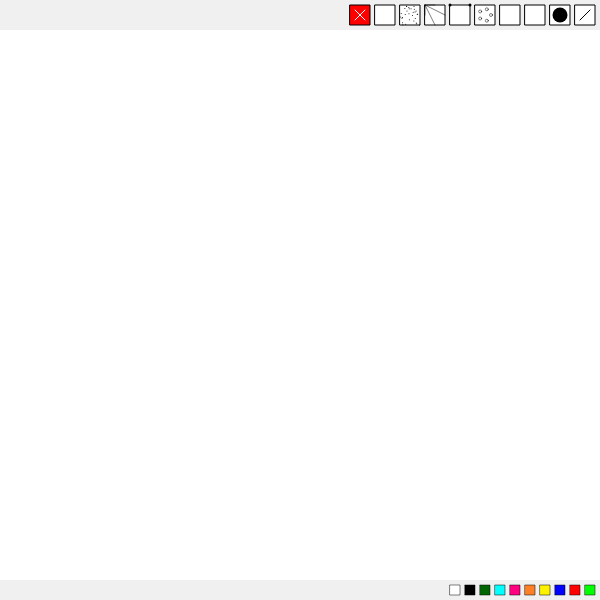
Frame 1 (no input)
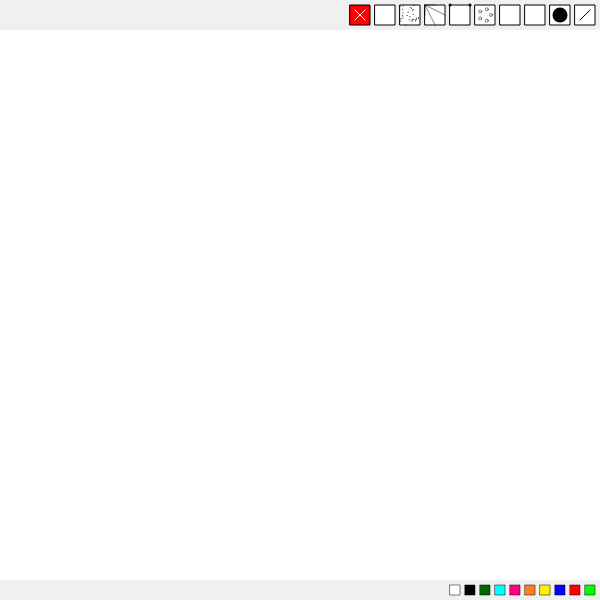
Frame 60 (no input)
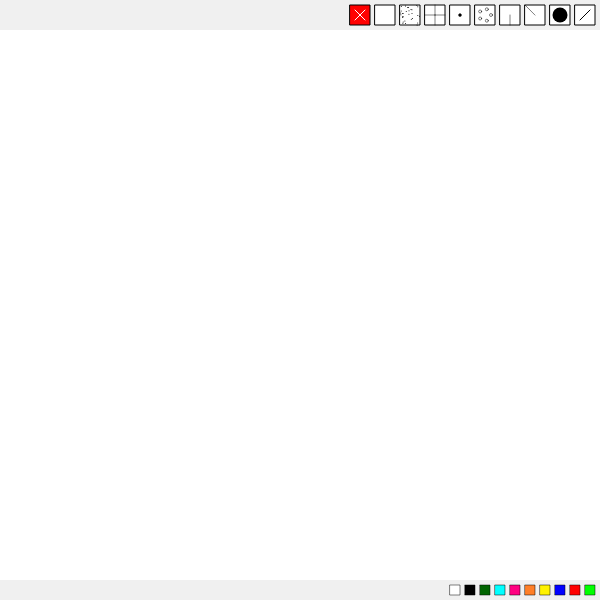
Frame 120 (the mouse pressed at the canvas centre since frame 60)

The p5.js sketch that drew these frames (run headless with seeded random() and noise() and a simulated clock; from frame 60 on, the mouse is pressed at the canvas centre):

// p5.js sketch
// ── sketch.js
//Tamaño herramientas
var d=15;

var herramientaElegida;
//Dimensiones botones herramientas
var wHerramienta;
var hHerramienta;
//Alto de la barra de herramientas
var hBarraHerramientas;
//Alto de la barra de color
var hBarraColor;

//Dimensiones botones colores
var wColor;
var hColor;

//Herramienta a usar
var herramienta=0;
//Cantidad herramientas
var herramientas=10;

//Lista de colores
var colores=[];

//Variable valor color elegido (0 si no se ha elegido color, 1 si se ha elegido color)
var colorEl=0;
//Color de stroke
var colStroke;
//Color de fill
var col;

//Colores
var verde;
var rojo;
var azul;
var amarillo;
var naranja;
var rosado;
var celeste;
var verdeOsc;
var negro;
var blanco;

//Ángulo de la herramienta de vertices de pentágono
var angulo=0;

function setup() 
{ 
  createCanvas(600, 600);
  background(255);
  
  //Inicialización de variables
  wHerramienta=20;
  hHerramienta=20;
  
  hBarraHerramientas=hHerramienta+10;
  
  wColor=10;
  hColor=10;
  
  hBarraColor=hColor+10;

  yColor=height-hColor-5;
  
  col=color(255, 255, 255); 
  colStroke=color(255, 255, 255);
  
  verde=color(0, 255, 0);
  rojo=color(255, 0, 0);
  azul=color(0, 0, 255);
  amarillo=color(255, 242, 0);
  naranja=color(255, 127, 39);
  rosado=color(255, 0, 128);
  celeste=color(0, 255, 255);
  verdeOsc=color(0, 100, 0);
  negro=color(0, 0, 0);
  blanco=color(255, 255, 255);
  
  colores[0]=verde;
  colores[1]=rojo;
  colores[2]=azul;
  colores[3]=amarillo;
  colores[4]=naranja;
  colores[5]=rosado;
  colores[6]=celeste;
  colores[7]=verdeOsc;
  colores[8]=negro;
  colores[9]=blanco;
} 

function draw() 
{ 
  //Selecciona la herramienta
  if(0<=mouseX && mouseX<=width && 0<=mouseY && mouseY<=hBarraHerramientas && mouseIsPressed)
  {
    herramientaElegida=false;
    for(var i=0; i<herramientas && !herramientaElegida; i++)
    {
      x=width-(i+1)*(wHerramienta+5);
      
      if(x<=mouseX && mouseX<=x+wHerramienta && 5<=mouseY && mouseY<=5+hHerramienta)
      {      
        herramienta=i+1;
        herramientaElegida=true;
      }
      
      //Borra
      if(herramienta==10)
      {
        background(255);
        colorEl=0;
        col=blanco;
        colStroke=blanco;
      }
    }
  }
  
  //Selecciona el color
  if(0<=mouseX && mouseX<=width && height-hBarraColor<mouseY && mouseY<=height && mouseIsPressed)
  {
    colorElegido=false;
    for(var i=0; i<colores.length && !colorElegido; i++)
    {
      x=width-(i+1)*(wColor+5);
      
      if(x<=mouseX && mouseX<=x+wColor && yColor<=mouseY && mouseY<=yColor+hColor)
      {
        colStroke=colores[i];
        col=colores[i];
        colorElegido=true;
        colorEl=1;
      }
    }
  }
  
  //Dibuja según la herramienta escogida
  if(0<=mouseX && mouseX<=width && hBarraHerramientas<mouseY && mouseY<=height-hBarraColor && mouseIsPressed)
  {     
    //Línea
    if(herramienta==1)
    {
      push();
      stroke(colStroke);
      strokeWeight(1);
      line(mouseX-5, mouseY+5, mouseX+5, mouseY-5);
      pop();
    }
    
    //Círculo
    else if(herramienta==2)
    {
      push();
      noStroke();
      fill(red(col), green(col), blue(col), 50);
      ellipse(mouseX, mouseY, d, d);
      pop();
    }
    
    //Línea esquina-mouse
    else if(herramienta==3)
    {
      push();
      strokeWeight(0.1);
      stroke(colStroke);
      fill(col);
      line(0, hHerramienta+10, mouseX, mouseY);
      pop();
    }
    
    //Línea vertical mouse
    else if(herramienta==4)
    {
      push();
      strokeWeight(0.2);
      stroke(colStroke);
      h=constrain(map(mouseX, 0, width, 0, height-hBarraHerramientas-hBarraColor), 0, height-hBarraHerramientas-hBarraColor);
      line(mouseX, height-hBarraColor, mouseX, height-hBarraColor-h); 
      pop();
    }
    
    //Círculos vértices pentágono
    else if(herramienta==5)
    {
      push();
      strokeWeight(2);
      stroke(colStroke);
      translate(mouseX, mouseY)
      for(var i=0; i<5; i++)
      {
        r=30;
        ellipse(r*cos(angulo+i*TWO_PI/5), r*sin(angulo+i*TWO_PI/5), d/4, d/4);
      }
      pop();
      
      if(keyIsDown(LEFT_ARROW))
      {
        angulo-=0.05;
      }
      
      if(keyIsDown(RIGHT_ARROW))
      {
        angulo+=0.051;
      }
    }
    
    //Dibujo simétrico
    else if(herramienta==6)
    {
      push();
      noStroke();
      fill(red(col), green(col), blue(col), 80);
      ellipse(mouseX, mouseY, d/2, d/2);
      ellipse(width-mouseX, mouseY, d/2, d/2);
      pop();
    }
    
    //Líneas mitades-mouse
    else if(herramienta==7)
    {
      push();
      strokeWeight(map(d, 0, 2*width/3, 0.01, 3));
      stroke(colStroke);
      line(0, hBarraHerramientas+(height-hBarraColor-hBarraHerramientas)/2, mouseX, mouseY);
      line(width, hBarraHerramientas+(height-hBarraColor-hBarraHerramientas)/2, mouseX, mouseY);
      line(width/2, hBarraHerramientas, mouseX, mouseY);
      line(width/2, height-hBarraColor, mouseX, mouseY);
      pop();
    }
    
    //Spray
    else if(herramienta==8)
    {
      push();
      stroke(colStroke);
      fill(col);
      
      for(var i=0; i<d/4; i++)
      {
        point(mouseX+random(-d/2, d/2), mouseY+random(-d/2, d/2));
      }
      pop();
    }
    
    //Letras
    else if(herramienta==9)
    {
      push();
      stroke(colStroke);
      fill(col);
      textSize(d);
      text(key, mouseX, mouseY);
      pop();
    }
  }
  
  //Cambia el tamaño de la herramienta a usar
  if(keyIsDown(UP_ARROW))
  {
    d=constrain(d+0.5, 0, 2*width/3);
  }
      
  if(keyIsDown(DOWN_ARROW))
  {
    d=constrain(d-0.5, 0, 2*width/3);
  }
  
  //Cambia el ángulo de la herramienta 5
  if(keyIsDown(LEFT_ARROW))
  {
    angulo-=0.05;
  }
      
  if(keyIsDown(RIGHT_ARROW))
  {
    angulo+=0.051;
  }
  
  //Barra gris herramientas
  push();
  noStroke();
  fill(240);
  rect(0, 0, width, hBarraHerramientas);
  pop();
  
  //Botones herramientas
  
  //Boton línea
  push();
  x=width-(wHerramienta+5);
  rect(x, 5, wHerramienta, hHerramienta);
  x=width-(hHerramienta/2+5)
  line(x-5, 5+hHerramienta/2+5, x+5, hHerramienta/2);
  pop();
  
  //Botón círculo
  push();
  x=width-2*(wHerramienta+5);
  rect(x, 5, wHerramienta, hHerramienta); 
  x=width-2*(wHerramienta+5)+wHerramienta/2;
  noStroke();
  fill(0);
  ellipse(x, 5+hHerramienta/2, 15, 15);
  pop();
  
  //Botón línea esquina-mouse
  push();
  x=width-3*(wHerramienta+5);
  rect(x, 5, wHerramienta, hHerramienta);
  strokeWeight(0.5);
  stroke(0);
  mx=constrain(map(mouseX, 0, width, x, x+wHerramienta), x, x+wHerramienta);
  my=constrain(map(mouseY+5, 5, height, 5, 5+hHerramienta), 5, 5+hHerramienta);
  line(x, 5, mx, my);
  pop();
  
  //Botón línea vertical mouse
  push();
  h=constrain(map(mouseX, 0, width, 0, hHerramienta), 0, hHerramienta);     
  x=width-4*(wHerramienta+5);
  rect(x, 5, wHerramienta, hHerramienta);
  x1=constrain(map(mouseX, 0, width, x, x+wHerramienta), x, x+wHerramienta);
  strokeWeight(0.5);
  line(x1, hHerramienta+5, x1, hHerramienta+5-h);
  pop();
  
  //Botón circulos pentágono
  push();
  x=width-5*(wHerramienta+5);
  rect(x, 5, wHerramienta, hHerramienta); 
  r=6;
  translate(x+wHerramienta/2, 5+hHerramienta/2);
  strokeWeight(0.5);
  for(var i=0; i<5; i++)
  {
    ellipse(r*cos(angulo+i*TWO_PI/5), r*sin(angulo+i*TWO_PI/5), 3, 3);
  }
  pop();
  
  //Botón dibujo simétrico
  push();
  x=width-6*(wHerramienta+5);
  rect(x, 5, wHerramienta, hHerramienta);
  strokeWeight(0.5);
  x1=constrain(map(mouseX, 0, width, 0, wHerramienta), 0, wHerramienta);
  y=constrain(map(mouseY, 0, height, 5, 5+hHerramienta), 5, 5+hHerramienta);
  noStroke();
  fill(0);
  ellipse(x+x1, y, 3, 3);
  ellipse(x+wHerramienta-x1, y, 3, 3);
  pop();
  
  //Botón 4 lineas medias
  push();
  x=width-7*(wHerramienta+5);
  rect(x, 5, wHerramienta, hHerramienta);
  x1=constrain(map(mouseX, 0, width, x, x+wHerramienta), x,x+wHerramienta);
  y1=constrain(map(mouseY, 0, height, 5, 5+hHerramienta), 5, 5+hHerramienta);
  strokeWeight(0.5);
  line(x, 5+hHerramienta/2, x1, y1);
  line(x+wHerramienta, 5+hHerramienta/2, x1, y1);
  line(x+wHerramienta/2, 5, x1, y1);
  line(x+wHerramienta/2, 5+hHerramienta, x1, y1);
  pop();
  
  //Botón spray
  push();
  x=width-8*(wHerramienta+5);
  rect(x, 5, wHerramienta, hHerramienta);
  
  for(var i=0; i<30; i++)
  {
    point(x+wHerramienta/2+random(-wHerramienta/2, wHerramienta/2), 5+hHerramienta/2+random(-wHerramienta/2, wHerramienta/2));
  }
  pop();
  
  //Botón letras
  push();
  x=width-9*(wHerramienta+5);
  rect(x, 5, wHerramienta, hHerramienta);
  text(key, x+6, wHerramienta); 
  pop();
  
  //Botón borrar
  push();
  x=width-10*(wHerramienta+5);
  fill(rojo);
  rect(x, 5, wHerramienta, hHerramienta);
  stroke(255);
  line(x+wHerramienta/4, 5+hHerramienta/4, x+3*wHerramienta/4, 5+3*hHerramienta/4);
  line(x+wHerramienta/4, 5+3*hHerramienta/4, x+3*wHerramienta/4, 5+hHerramienta/4);
  pop();
  
  //Barra blanca colores
  push();
  noStroke();
  fill(240);
  rect(0, height-hColor-10, width, hBarraColor);
  pop();
  
  //Now using: Muestra la herramienta seleccionada
  if(herramienta!=0 && herramienta!=10)
  {
    text('Now using: ', 5, 2*hBarraHerramientas/3);
    rect(70, 5, wHerramienta, hHerramienta);
    
    x=70;
    
    //Línea
    if(herramienta==1)
    {
      push();
      line(x-5+wHerramienta/2, 5+hHerramienta/2+5, x+5+wHerramienta/2, hHerramienta/2);
      pop();
    }
    
    //Círculo
    else if(herramienta==2)
    {
      push();
      noStroke();
      fill(0);
      ellipse(x+wHerramienta/2, 5+hHerramienta/2, 15, 15);
      pop();
      
      push();
      strokeWeight(1);
      fill(0);
      text('Change size: ', x+wHerramienta+10, 2*hBarraHerramientas/3);
      strokeWeight(1);
      fill(0);
      triangle(180, 5, 185, 10, 175, 10);
      triangle(180, hBarraHerramientas-5, 185, hBarraHerramientas-10, 175, hBarraHerramientas-10);
      pop();
    }
    
    //Línea esquina-mouse
    else if(herramienta==3)
    {
      push();
      strokeWeight(0.5);
      stroke(0);
      mx=constrain(map(mouseX, 0, width, x, x+wHerramienta), x, x+wHerramienta);
      my=constrain(map(mouseY+5, 5, height, 5, 5+hHerramienta), 5, 5+hHerramienta);
      line(x, 5, mx, my);
      pop();
    }
    
    //Línea vertical
    else if(herramienta==4)
    {
      push();
      h=constrain(map(mouseX, 0, width, 0, hHerramienta), 0, hHerramienta);     
      x1=constrain(map(mouseX, 0, width, x, x+wHerramienta), x, x+wHerramienta);
      strokeWeight(0.5);
      line(x1, hHerramienta+5, x1, hHerramienta+5-h);
      pop();
    }
    
    //Vértices pentágono
    else if(herramienta==5)
    { 
      push();
      r=6;
      translate(x+wHerramienta/2, 5+hHerramienta/2);
      strokeWeight(0.5);
      for(var i=0; i<5; i++)
      {
        ellipse(r*cos(angulo+i*TWO_PI/5), r*sin(angulo+i*TWO_PI/5), 3, 3);
      }
      pop();
      
      push();
      strokeWeight(1);
      fill(0);
      text('Change size: ', x+wHerramienta+10, 2*hBarraHerramientas/3);
      triangle(180, 5, 185, 10, 175, 10);
      triangle(180, hBarraHerramientas-5, 185, hBarraHerramientas-10, 175, hBarraHerramientas-10);
      
      text('Rotate: ', x+wHerramienta+110, 2*hBarraHerramientas/3);
      triangle(x+wHerramienta+155, hBarraHerramientas/2, x+wHerramienta+160, hBarraHerramientas/2-5, x+wHerramienta+160, hBarraHerramientas/2+5);
      triangle(x+wHerramienta+140+hBarraHerramientas, hBarraHerramientas/2-5, x+wHerramienta+140+hBarraHerramientas, hBarraHerramientas/2+5, x+wHerramienta+145+hBarraHerramientas, hBarraHerramientas/2); 
      pop();
    }
    
    //Dibujo simétrico
    else if(herramienta==6)
    {
      push();
      strokeWeight(0.5);
      x1=constrain(map(mouseX, 0, width, 0, wHerramienta), 0, wHerramienta);
      y=constrain(map(mouseY, 0, height, 5, 5+hHerramienta), 5, 5+hHerramienta);
      noStroke();
      fill(0);
      ellipse(x+x1, y, 3, 3);
      ellipse(x+wHerramienta-x1, y, 3, 3);
      pop();
      
      push();
      strokeWeight(1);
      fill(0);
      text('Change size: ', x+wHerramienta+10, 2*hBarraHerramientas/3);
      strokeWeight(1);
      fill(0);
      triangle(180, 5, 185, 10, 175, 10);
      triangle(180, hBarraHerramientas-5, 185, hBarraHerramientas-10, 175, hBarraHerramientas-10);
      pop();
    }
    
    //Líneas mitades-mouse
    else if(herramienta==7)
    {
      push();
      x1=constrain(map(mouseX, 0, width, x, x+wHerramienta), x,x+wHerramienta);
      y1=constrain(map(mouseY, 0, height, 5, 5+hHerramienta), 5, 5+hHerramienta);
      strokeWeight(0.5);
      line(x, 5+hHerramienta/2, x1, y1);
      line(x+wHerramienta, 5+hHerramienta/2, x1, y1);
      line(x+wHerramienta/2, 5, x1, y1);
      line(x+wHerramienta/2, 5+hHerramienta, x1, y1);
    
      strokeWeight(1);
      fill(0);
      text('Change size: ', x+wHerramienta+10, 2*hBarraHerramientas/3);
      strokeWeight(1);
      fill(0);
      triangle(180, 5, 185, 10, 175, 10);
      triangle(180, hBarraHerramientas-5, 185, hBarraHerramientas-10, 175, hBarraHerramientas-10);
      pop();
    }
    
    //Spray
    else if(herramienta==8)
    {
      push();
      
      for(var i=0; i<30; i++)
      {
        point(x+wHerramienta/2+random(-wHerramienta/2, wHerramienta/2), 5+hHerramienta/2+random(-wHerramienta/2, wHerramienta/2));
      }
      
      strokeWeight(1);
      fill(0);
      text('Change size: ', x+wHerramienta+10, 2*hBarraHerramientas/3);
      strokeWeight(1);
      fill(0);
      triangle(180, 5, 185, 10, 175, 10);
      triangle(180, hBarraHerramientas-5, 185, hBarraHerramientas-10, 175, hBarraHerramientas-10);
      pop();
    }
    
    else if(herramienta==9)
    {
      push();
      text(key, x+6, wHerramienta);
      text('Type letter, click the mouse.', x+wHerramienta+10, 2*hBarraHerramientas/3);
      strokeWeight(1);
      fill(0);
      text('Change size: ', x+wHerramienta+160, 2*hBarraHerramientas/3);
      triangle(330, 5, 335, 10, 325, 10);
      triangle(330, hBarraHerramientas-5, 335, hBarraHerramientas-10, 325, hBarraHerramientas-10);
      pop();
    }
  }
  
  //Botones colores
  push();
	strokeWeight(0.5);
  for(var i=0; i<colores.length; i++)
  {
    fill(colores[i]);
    rect(width-(i+1)*(wColor+5), yColor, wColor, hColor);
  }
  
  //Now using: Muestra el color seleccionado
  if(colorEl!=0)
  {
    noStroke();
    fill(0);
    text('Now using:', 5, height-hBarraColor/3);
  
    stroke(0);
    strokeWeight(0.5);
    fill(col);
    rect(70, height-hBarraColor+5, wColor, hColor);
  }
  pop();
}
    
